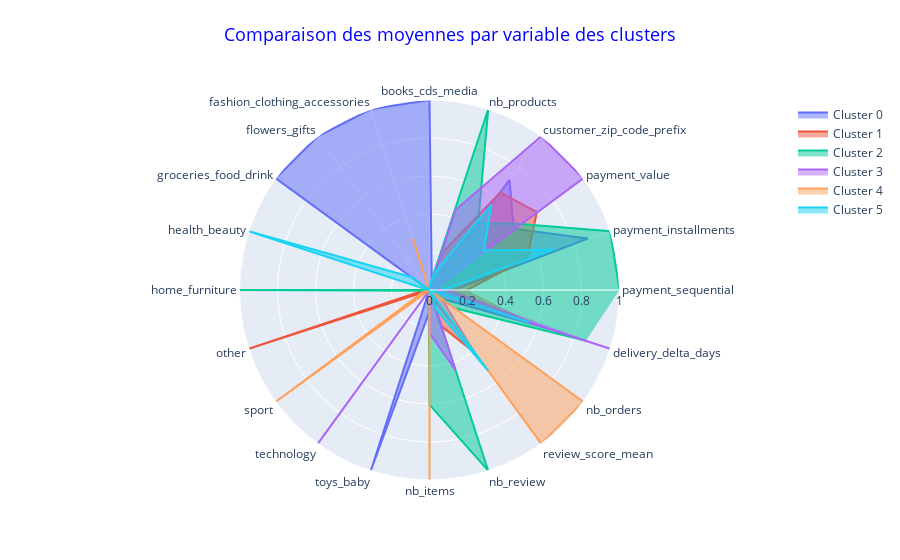

The code cell stored with this chart in its notebook:
### Code cell
plot_radars(data=X_scaled_clusters,
            group="kmeans_label")

### Figure 1 — Plotly figure (JSON) as saved in the notebook; plotly's stock layout.template omitted (floating-point values rounded to 4 significant figures)
{"data": [{"fill": "toself", "name": "Cluster 0", "r": [0.1266, 0.8763, 0.5478, 0.7159, 0.03934, 1, 1, 1, 1.0, 0.005863, 0.009294, 0.01007, 0.008603, 0.002603, 1, 0.1126, 0.03934, 0.3918, 0.07909, 0.6517], "theta": ["payment_sequential", "payment_installments", "payment_value", "customer_zip_code_prefix", "nb_products", "books_cds_media", "fashion_clothing_accessories", "flowers_gifts", "groceries_food_drink", "health_beauty", "home_furniture", "other", "sport", "technology", "toys_baby", "nb_items", "nb_review", "review_score_mean", "nb_orders", "delivery_delta_days"], "type": "scatterpolar"}, {"fill": "toself", "name": "Cluster 1", "r": [0.1964, 0.5409, 0.6984, 0.6338, 0.2, 0.006295, 0.01917, 0.003247, 0.05451, 0.007214, 0.02384, 1, 0.004117, 0.00581, 0.01228, 0.01373, 0.2, 0.4108, 0.0002023, 0.586], "theta": ["payment_sequential", "payment_installments", "payment_value", "customer_zip_code_prefix", "nb_products", "books_cds_media", "fashion_clothing_accessories", "flowers_gifts", "groceries_food_drink", "health_beauty", "home_furniture", "other", "sport", "technology", "toys_baby", "nb_items", "nb_review", "review_score_mean", "nb_orders", "delivery_delta_days"], "type": "scatterpolar"}, {"fill": "toself", "name": "Cluster 2", "r": [1, 1, 0.591, 0.4357, 1, 0.01973, 0.01064, 0.01431, 0, 0.002604, 1, 0.0118, 0.001039, 0.002055, 0.01558, 0.6032, 1, 0, 0.161, 0.8656], "theta": ["payment_sequential", "payment_installments", "payment_value", "customer_zip_code_prefix", "nb_products", "books_cds_media", "fashion_clothing_accessories", "flowers_gifts", "groceries_food_drink", "health_beauty", "home_furniture", "other", "sport", "technology", "toys_baby", "nb_items", "nb_review", "review_score_mean", "nb_orders", "delivery_delta_days"], "type": "scatterpolar"}, {"fill": "toself", "name": "Cluster 3", "r": [0.109, 0.02893, 1, 1, 0.4441, 0.001412, 0, 0, 0.02189, 0, 0, 0, 0, 1.0, 0, 0.2273, 0.4441, 0.008531, 0.00403, 1.0], "theta": ["payment_sequential", "payment_installments", "payment_value", "customer_zip_code_prefix", "nb_products", "books_cds_media", "fashion_clothing_accessories", "flowers_gifts", "groceries_food_drink", "health_beauty", "home_furniture", "other", "sport", "technology", "toys_baby", "nb_items", "nb_review", "review_score_mean", "nb_orders", "delivery_delta_days"], "type": "scatterpolar"}, {"fill": "toself", "name": "Cluster 4", "r": [0, 0, 0, 0, 0, 0, 0.2868, 0.004486, 0.05004, 0.00757, 0.007675, 0.03598, 1.0, 0.002304, 0.0007268, 1, 0, 1, 1, 0], "theta": ["payment_sequential", "payment_installments", "payment_value", "customer_zip_code_prefix", "nb_products", "books_cds_media", "fashion_clothing_accessories", "flowers_gifts", "groceries_food_drink", "health_beauty", "home_furniture", "other", "sport", "technology", "toys_baby", "nb_items", "nb_review", "review_score_mean", "nb_orders", "delivery_delta_days"], "type": "scatterpolar"}, {"fill": "toself", "name": "Cluster 5", "r": [0.07376, 0.6842, 0.3553, 0.5534, 0.1031, 0.02334, 0.002915, 5.377e-05, 0.1142, 1.0, 0.006096, 4.493e-05, 0.003606, 0, 0.00175, 0, 0.1031, 0.524, 0, 0.5498], "theta": ["payment_sequential", "payment_installments", "payment_value", "customer_zip_code_prefix", "nb_products", "books_cds_media", "fashion_clothing_accessories", "flowers_gifts", "groceries_food_drink", "health_beauty", "home_furniture", "other", "sport", "technology", "toys_baby", "nb_items", "nb_review", "review_score_mean", "nb_orders", "delivery_delta_days"], "type": "scatterpolar"}], "layout": {"polar": {"radialaxis": {"range": [0, 1], "visible": true}}, "showlegend": true, "title": {"font": {"color": "blue", "size": 18}, "text": "Comparaison des moyennes par variable des clusters", "x": 0.5, "xanchor": "center", "y": 0.95, "yanchor": "top"}}}
